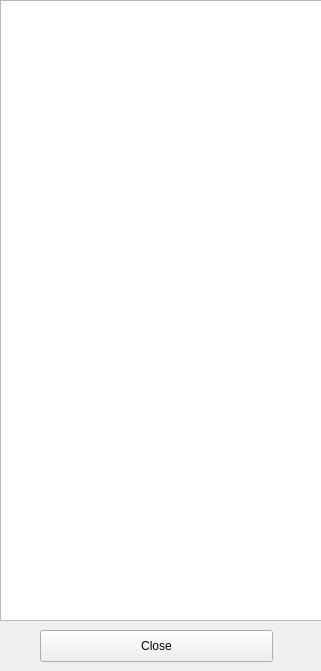
<?xml version="1.0" encoding="UTF-8"?>
<ui version="4.0">
 <class>DialogBookMarkListViewer</class>
 <widget class="QDialog" name="DialogBookMarkListViewer">
  <property name="geometry">
   <rect>
    <x>0</x>
    <y>0</y>
    <width>321</width>
    <height>671</height>
   </rect>
  </property>
  <property name="windowTitle">
   <string>Book Marks for Topic</string>
  </property>
  <widget class="QListWidget" name="listWidget">
   <property name="geometry">
    <rect>
     <x>0</x>
     <y>0</y>
     <width>322</width>
     <height>621</height>
    </rect>
   </property>
  </widget>
  <widget class="QPushButton" name="pbClose_2">
   <property name="geometry">
    <rect>
     <x>40</x>
     <y>630</y>
     <width>233</width>
     <height>32</height>
    </rect>
   </property>
   <property name="text">
    <string>Close</string>
   </property>
   <property name="autoDefault">
    <bool>false</bool>
   </property>
  </widget>
 </widget>
 <resources/>
 <connections/>
</ui>
